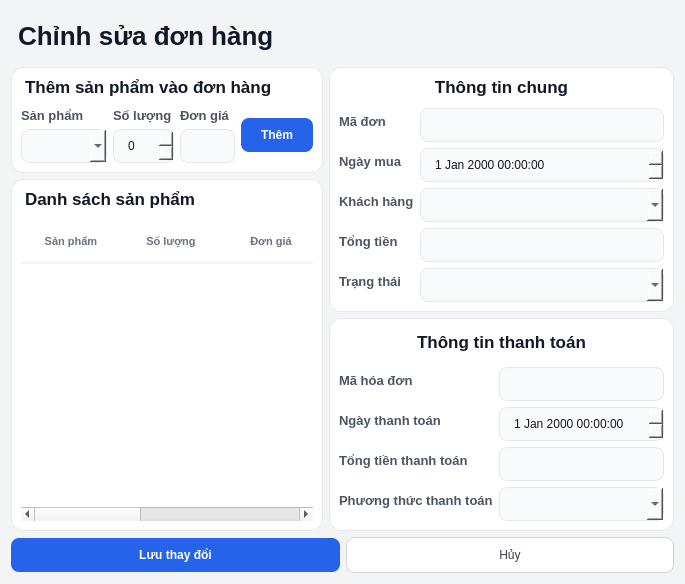
<?xml version="1.0" encoding="UTF-8"?>
<ui version="4.0">
 <class>Dialog</class>
 <widget class="QDialog" name="Dialog">
  <property name="geometry">
   <rect>
    <x>0</x>
    <y>0</y>
    <width>685</width>
    <height>584</height>
   </rect>
  </property>
  <property name="windowTitle">
   <string>Dialog</string>
  </property>
  <property name="styleSheet">
   <string notr="true">/* 1. Tổng thể Cửa sổ và Phông chữ [cite: 839, 840] */
QDialog {
    background-color: #f3f4f6; /* Nền xám nhạt làm nổi bật các Card trắng */
    font-family: &quot;Inter&quot;, &quot;Segoe UI&quot;, sans-serif;
}

/* 2. Tiêu đề chính trang (Chỉnh sửa đơn hàng) [cite: 841, 842] */
QLabel#lblTitleChinhSuaDonHang {
    font-size: 26px;
    font-weight: 800;
    color: #111827;
    padding: 10px 0px;
}

/* 3. Thẻ nội dung (Cards) [cite: 843] */
QFrame#frame, QFrame#frame_2, QFrame#frame_3, QFrame#frame_4 {
    background-color: #ffffff;
    border: 1px solid #e5e7eb;
    border-radius: 12px;
}

/* 4. Tiêu đề các khối con [cite: 844, 845] */
QLabel#lblThemSP, QLabel#lblDanhSachSP, QLabel#lblThongTinChung, QLabel#lblThongTinThanhToan {
    font-size: 17px;
    font-weight: 700;
    color: #111827;
    background-color: transparent;
    border: none;
    margin-bottom: 5px;
}

/* 5. Nhãn mô tả thuộc tính (Labels - Key) [cite: 845, 846] */
QLabel#lblSanPham, QLabel#lblSoLuong, QLabel#lblDonGia,
QLabel#lblMaDon, QLabel#lblNgayMua, QLabel#lblKhachHang, 
QLabel#lblTongTien, QLabel#lblTrangThai, QLabel#lblMaHoaDon, 
QLabel#lblNgayThanhToan, QLabel#lblTongTienThanhToan, QLabel#lblPhuongThucThanhToan {
    font-size: 13px;
    font-weight: 600;
    color: #4b5563; /* Màu xám đậm chuyên nghiệp */
}

/* 6. Ô nhập liệu và Chọn lựa (Inputs) [cite: 846-848] */
QLineEdit, QComboBox, QSpinBox, QDateTimeEdit {
    background-color: #f9fafb;
    border: 1px solid #e5e7eb;
    border-radius: 8px;
    padding: 8px 12px;
    color: #111827;
}

/* Hiệu ứng khi nhấn vào ô nhập liệu hoặc ô ReadOnly */
QLineEdit:focus, QComboBox:focus, QSpinBox:focus, QDateTimeEdit:focus {
    border: 2px solid #2563eb; /* Viền xanh dương thương hiệu [cite: 849] */
    background-color: #ffffff;
}

QLineEdit[readOnly=&quot;true&quot;] {
    background-color: #f3f4f6; /* Làm mờ các ô không cho sửa [cite: 850] */
    color: #6b7280;
}

/* 7. Các nút bấm hành động [cite: 851, 852] */
/* Nút chính (Lưu, Thêm) */
QPushButton#btnLuu, QPushButton#btnThem {
    background-color: #2563eb;
    color: #ffffff;
    font-weight: 700;
    border-radius: 8px;
    padding: 10px 20px;
}

QPushButton:hover {
    background-color: #1d4ed8;
}

/* Nút phụ (Hủy) */
QPushButton#btnHuy {
    background-color: #ffffff;
    color: #374151;
    border: 1px solid #d1d5db;
    border-radius: 8px;
    padding: 10px 20px;
}

/* 8. Bảng danh sách sản phẩm [cite: 852-855] */
QTableWidget#tblDanhSachSP {
    background-color: #ffffff;
    border: none;
    gridline-color: transparent;
    outline: none;
}

QHeaderView::section {
    background-color: #ffffff;
    padding: 12px;
    border: none;
    border-bottom: 2px solid #f3f4f6;
    font-weight: bold;
    color: #6b7280;
    text-transform: uppercase; /* BUỘC IN HOA TIÊU ĐỀ CỘT [cite: 5, 854] */
    font-size: 11px;
}</string>
  </property>
  <layout class="QVBoxLayout" name="verticalLayout_10">
   <item>
    <widget class="QLabel" name="lblTitleChinhSuaDonHang">
     <property name="text">
      <string>Chỉnh sửa đơn hàng</string>
     </property>
    </widget>
   </item>
   <item>
    <layout class="QHBoxLayout" name="horizontalLayout_2">
     <item>
      <layout class="QVBoxLayout" name="verticalLayout_9">
       <item>
        <widget class="QFrame" name="frame_4">
         <property name="frameShape">
          <enum>QFrame::StyledPanel</enum>
         </property>
         <property name="frameShadow">
          <enum>QFrame::Raised</enum>
         </property>
         <layout class="QVBoxLayout" name="verticalLayout_7">
          <item>
           <widget class="QLabel" name="lblThemSP">
            <property name="text">
             <string>Thêm sản phẩm vào đơn hàng</string>
            </property>
           </widget>
          </item>
          <item>
           <layout class="QHBoxLayout" name="horizontalLayout">
            <item>
             <layout class="QVBoxLayout" name="verticalLayout_3">
              <item>
               <widget class="QLabel" name="lblSanPham">
                <property name="text">
                 <string>Sản phẩm</string>
                </property>
               </widget>
              </item>
              <item>
               <widget class="QComboBox" name="cbSanPham"/>
              </item>
             </layout>
            </item>
            <item>
             <layout class="QVBoxLayout" name="verticalLayout_4">
              <item>
               <widget class="QLabel" name="lblSoLuong">
                <property name="text">
                 <string>Số lượng</string>
                </property>
               </widget>
              </item>
              <item>
               <widget class="QSpinBox" name="spnSoLuong"/>
              </item>
             </layout>
            </item>
            <item>
             <layout class="QVBoxLayout" name="verticalLayout_6">
              <item>
               <widget class="QLabel" name="lblDonGia">
                <property name="text">
                 <string>Đơn giá</string>
                </property>
               </widget>
              </item>
              <item>
               <widget class="QLineEdit" name="txtDonGia"/>
              </item>
             </layout>
            </item>
            <item>
             <widget class="QPushButton" name="btnThem">
              <property name="text">
               <string>Thêm</string>
              </property>
             </widget>
            </item>
           </layout>
          </item>
         </layout>
        </widget>
       </item>
       <item>
        <widget class="QFrame" name="frame">
         <property name="frameShape">
          <enum>QFrame::StyledPanel</enum>
         </property>
         <property name="frameShadow">
          <enum>QFrame::Raised</enum>
         </property>
         <layout class="QVBoxLayout" name="verticalLayout_5">
          <item>
           <widget class="QLabel" name="lblDanhSachSP">
            <property name="text">
             <string>Danh sách sản phẩm</string>
            </property>
           </widget>
          </item>
          <item>
           <widget class="QTableWidget" name="tblDanhSachSP">
            <column>
             <property name="text">
              <string>Sản phẩm</string>
             </property>
            </column>
            <column>
             <property name="text">
              <string>Số lượng</string>
             </property>
            </column>
            <column>
             <property name="text">
              <string>Đơn giá</string>
             </property>
            </column>
            <column>
             <property name="text">
              <string>Tổng cộng</string>
             </property>
            </column>
            <column>
             <property name="text">
              <string>Thao tác</string>
             </property>
            </column>
           </widget>
          </item>
         </layout>
        </widget>
       </item>
      </layout>
     </item>
     <item>
      <layout class="QVBoxLayout" name="verticalLayout_8">
       <item>
        <widget class="QFrame" name="frame_3">
         <property name="frameShape">
          <enum>QFrame::StyledPanel</enum>
         </property>
         <property name="frameShadow">
          <enum>QFrame::Raised</enum>
         </property>
         <layout class="QVBoxLayout" name="verticalLayout">
          <item>
           <widget class="QLabel" name="lblThongTinChung">
            <property name="text">
             <string>Thông tin chung</string>
            </property>
            <property name="alignment">
             <set>Qt::AlignCenter</set>
            </property>
           </widget>
          </item>
          <item>
           <layout class="QFormLayout" name="formLayout">
            <item row="0" column="0">
             <widget class="QLabel" name="lblMaDon">
              <property name="text">
               <string>Mã đơn</string>
              </property>
             </widget>
            </item>
            <item row="1" column="0">
             <widget class="QLabel" name="lblNgayMua">
              <property name="text">
               <string>Ngày mua</string>
              </property>
             </widget>
            </item>
            <item row="2" column="0">
             <widget class="QLabel" name="lblKhachHang">
              <property name="text">
               <string>Khách hàng</string>
              </property>
             </widget>
            </item>
            <item row="3" column="0">
             <widget class="QLabel" name="lblTongTien">
              <property name="text">
               <string>Tổng tiền</string>
              </property>
             </widget>
            </item>
            <item row="4" column="0">
             <widget class="QLabel" name="lblTrangThai">
              <property name="text">
               <string>Trạng thái</string>
              </property>
             </widget>
            </item>
            <item row="0" column="1">
             <widget class="QLineEdit" name="txtReadOnlyMaDon">
              <property name="readOnly">
               <bool>true</bool>
              </property>
             </widget>
            </item>
            <item row="3" column="1">
             <widget class="QLineEdit" name="txtTongTien"/>
            </item>
            <item row="2" column="1">
             <widget class="QComboBox" name="cbKhachHang"/>
            </item>
            <item row="4" column="1">
             <widget class="QComboBox" name="cbTrangThai"/>
            </item>
            <item row="1" column="1">
             <widget class="QDateTimeEdit" name="dteNgayMua"/>
            </item>
           </layout>
          </item>
         </layout>
        </widget>
       </item>
       <item>
        <widget class="QFrame" name="frame_2">
         <property name="frameShape">
          <enum>QFrame::StyledPanel</enum>
         </property>
         <property name="frameShadow">
          <enum>QFrame::Raised</enum>
         </property>
         <layout class="QVBoxLayout" name="verticalLayout_2">
          <item>
           <widget class="QLabel" name="lblThongTinThanhToan">
            <property name="text">
             <string>Thông tin thanh toán</string>
            </property>
            <property name="alignment">
             <set>Qt::AlignCenter</set>
            </property>
           </widget>
          </item>
          <item>
           <layout class="QFormLayout" name="formLayout_2">
            <item row="0" column="0">
             <widget class="QLabel" name="lblMaHoaDon">
              <property name="text">
               <string>Mã hóa đơn</string>
              </property>
             </widget>
            </item>
            <item row="1" column="0">
             <widget class="QLabel" name="lblNgayThanhToan">
              <property name="text">
               <string>Ngày thanh toán</string>
              </property>
             </widget>
            </item>
            <item row="2" column="0">
             <widget class="QLabel" name="lblTongTienThanhToan">
              <property name="text">
               <string>Tổng tiền thanh toán</string>
              </property>
             </widget>
            </item>
            <item row="3" column="0">
             <widget class="QLabel" name="lblPhuongThucThanhToan">
              <property name="text">
               <string>Phương thức thanh toán</string>
              </property>
             </widget>
            </item>
            <item row="0" column="1">
             <widget class="QLineEdit" name="txtReadOnlyMaHoaDon">
              <property name="readOnly">
               <bool>true</bool>
              </property>
             </widget>
            </item>
            <item row="2" column="1">
             <widget class="QLineEdit" name="txtTongTienThanhToan"/>
            </item>
            <item row="3" column="1">
             <widget class="QComboBox" name="cbPhuongThucThanhToan"/>
            </item>
            <item row="1" column="1">
             <widget class="QDateTimeEdit" name="dteNgayThanhToan"/>
            </item>
           </layout>
          </item>
         </layout>
        </widget>
       </item>
      </layout>
     </item>
    </layout>
   </item>
   <item>
    <layout class="QHBoxLayout" name="horizontalLayout_3">
     <item>
      <widget class="QPushButton" name="btnLuu">
       <property name="text">
        <string>Lưu thay đổi</string>
       </property>
      </widget>
     </item>
     <item>
      <widget class="QPushButton" name="btnHuy">
       <property name="text">
        <string>Hủy</string>
       </property>
      </widget>
     </item>
    </layout>
   </item>
  </layout>
 </widget>
 <resources/>
 <connections/>
</ui>
